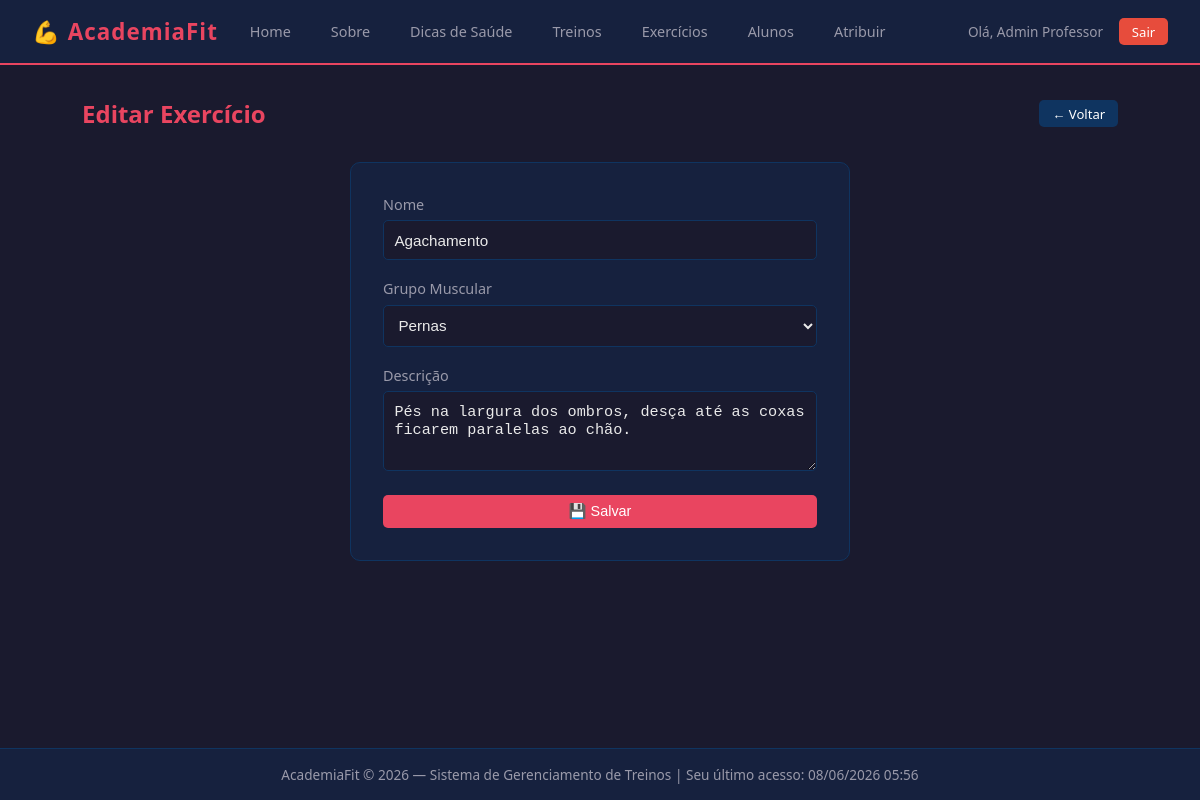
Page /index.php?pagina=exercicio_form&id=2 (signed in) on the committed database.
### tables this page shows
CREATE TABLE exercicios (
    id INT AUTO_INCREMENT PRIMARY KEY,
    nome VARCHAR(100) NOT NULL,
    descricao TEXT,
    grupo_muscular VARCHAR(80),
    criado_em DATETIME DEFAULT CURRENT_TIMESTAMP
);

### app/controller/ExercicioController.php (called while the page is built, shortened)
<?php
require_once __DIR__ . '/../model/Exercicio.php';
class ExercicioController {
    public function form(): void {
        $model     = new Exercicio();
        $exercicio = null;
        if (!empty($_GET['id'])) {
            $exercicio = $model->buscarPorId((int)$_GET['id']);
        }
        require __DIR__ . '/../view/exercicio_form.php';
    }
}

### app/core/Conexao.php (called while the page is built)
<?php
class Conexao {
    private static ?PDO $instancia = null;
    public static function getConexao(): PDO {
        if (self::$instancia === null) {
            try {
                self::$instancia = new PDO(
                    'mysql:host=localhost;dbname=academia;charset=utf8mb4',
                    'root',
                    '',
                    [
                        PDO::ATTR_ERRMODE            => PDO::ERRMODE_EXCEPTION,
                        PDO::ATTR_DEFAULT_FETCH_MODE => PDO::FETCH_ASSOC,
                    ]
                );
            } catch (PDOException $e) {
                die('Erro de conexão: ' . $e->getMessage());
            }
        }
        return self::$instancia;
    }
}

### app/model/Exercicio.php (called while the page is built, shortened)
<?php
require_once __DIR__ . '/../core/Conexao.php';
class Exercicio {
    private PDO $db;
    public function __construct() {
        $this->db = Conexao::getConexao();
    }
    public function buscarPorId(int $id): array|false {
        $stmt = $this->db->prepare('SELECT * FROM exercicios WHERE id = ?');
        $stmt->execute([$id]);
        return $stmt->fetch();
    }
}

### app/view/exercicio_form.php (the view, shortened to what this page needs)
<?php require __DIR__ . '/header.php'; ?>
<main>
    <div class="page-title">
        <h2><?= $exercicio ? 'Editar Exercício' : 'Novo Exercício' ?></h2>
        <a href="index.php?pagina=exercicios" class="btn btn-secundario btn-sm">← Voltar</a>
    </div>
    <div class="form-box">
        <form method="POST" action="index.php?pagina=exercicio_salvar">
            <div class="form-grupo">
                <label>Nome</label>
                <input type="text" name="nome" value="<?= htmlspecialchars($exercicio['nome'] ?? '') ?>" required>
            </div>
            <div class="form-grupo">
                <label>Grupo Muscular</label>
                <select name="grupo_muscular">
                    <?php
                    $grupos = ['Peitoral','Costas','Pernas','Ombros','Bíceps','Tríceps','Abdômen','Glúteos','Panturrilha'];
                    foreach ($grupos as $g):
                        $sel = ($exercicio['grupo_muscular'] ?? '') === $g ? 'selected' : '';
                    ?>
                        <option value="<?= $g ?>" <?= $sel ?>><?= $g ?></option>
                    <?php endforeach; ?>
                </select>
            </div>
            <div class="form-grupo">
                <label>Descrição</label>
                <textarea name="descricao"><?= htmlspecialchars($exercicio['descricao'] ?? '') ?></textarea>
            </div>
            <button type="submit" class="btn btn-primario" style="width:100%">💾 Salvar</button>
        </form>
    </div>
</main>
<?php require __DIR__ . '/footer.php'; ?>

### public/css/style.css (style rules this page uses)
:root { --primario: #1a1a2e; --secundario: #16213e; --acento: #e94560; --acento2: #0f3460; --texto: #eaeaea; --texto-muted: #9a9aaa; --card-bg: #16213e; --borda: #0f3460; --sucesso: #2ecc71; --erro: #e74c3c; --fonte: 'Segoe UI', system-ui, sans-serif; }
* { box-sizing: border-box; margin: 0; padding: 0; }
body { font-family: var(--fonte); background: var(--primario); color: var(--texto); min-height: 100vh; display: flex; flex-direction: column; }
main { flex: 1; padding: 2rem; max-width: 1100px; width: 100%; margin: 0 auto; }
.btn { display: inline-block; padding: .5rem 1.2rem; border-radius: 5px; border: none; cursor: pointer; font-size: .9rem; text-decoration: none; transition: opacity .2s; }
.btn-primario { background: var(--acento); color: #fff; }
.btn-secundario { background: var(--acento2); color: #fff; }
.btn-sm { padding: .3rem .8rem; font-size: .82rem; }
.form-box { background: var(--card-bg); border: 1px solid var(--borda); border-radius: 10px; padding: 2rem; max-width: 500px; margin: 2rem auto; }
.form-grupo { margin-bottom: 1.2rem; }
.form-grupo label { display: block; margin-bottom: .4rem; font-size: .9rem; color: var(--texto-muted); }
.form-grupo input, .form-grupo select, .form-grupo textarea { width: 100%; padding: .65rem; background: var(--primario); border: 1px solid var(--borda); border-radius: 5px; color: var(--texto); font-size: .95rem; }
.form-grupo textarea { resize: vertical; min-height: 80px; }
.page-title { display: flex; align-items: center; justify-content: space-between; margin-bottom: 1.5rem; flex-wrap: wrap; gap: .5rem; }
.page-title h2 { color: var(--acento); }

### rows in the picture
exercicios: nome "Agachamento", descricao "Pés na largura dos ombros, desça até as coxas ficarem paralelas ao chão."

### other values in the picture
$_SESSION['usuario_nome'] "Admin Professor"
$ultimo "08/06/2026 05:56"
form field grupo_muscular "Pernas"
